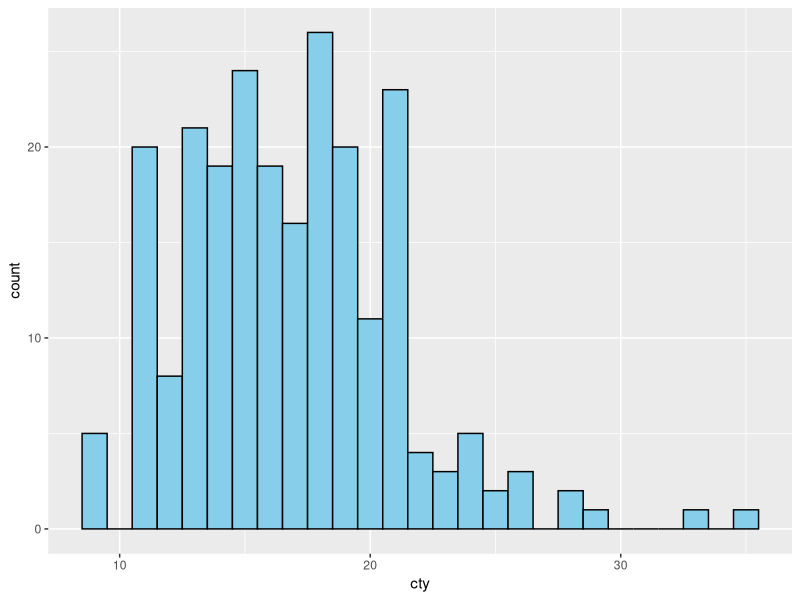
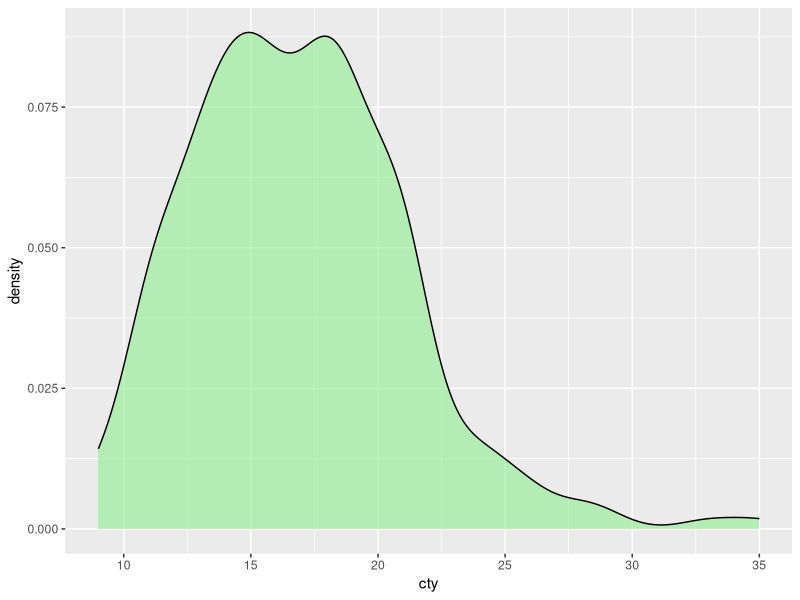
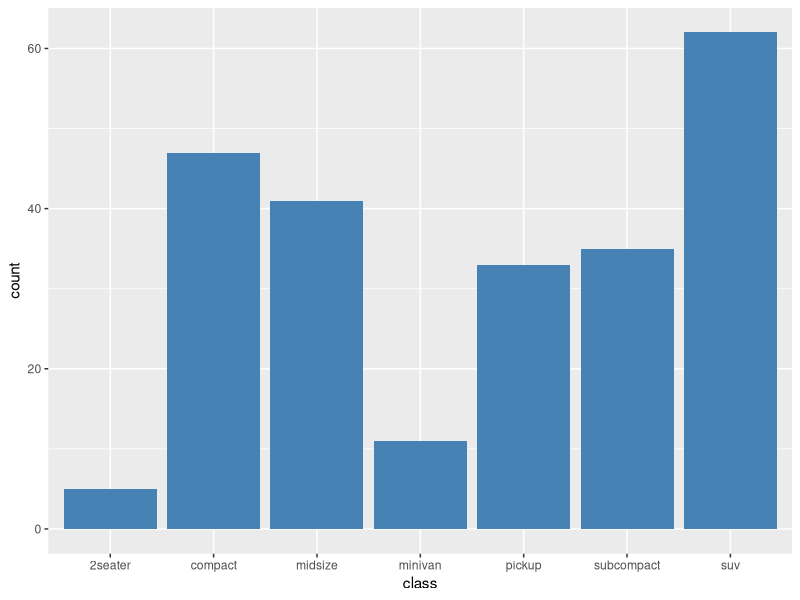
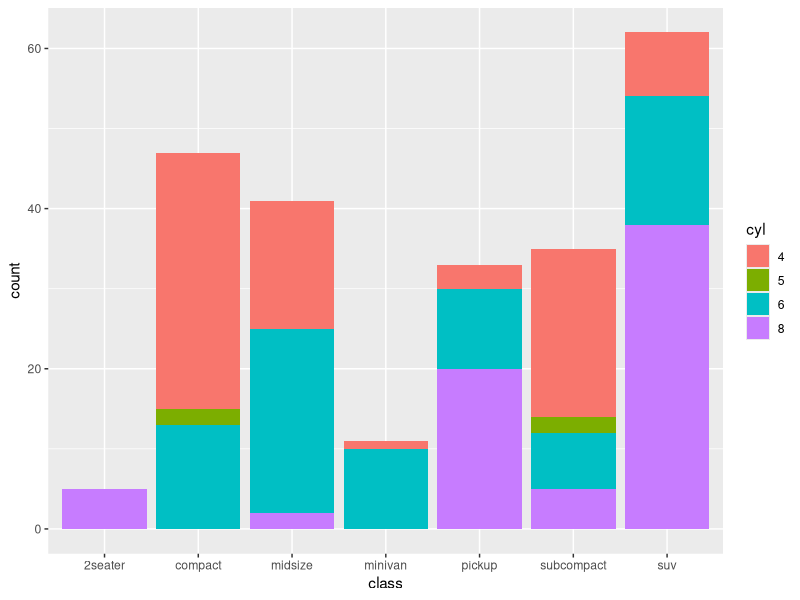
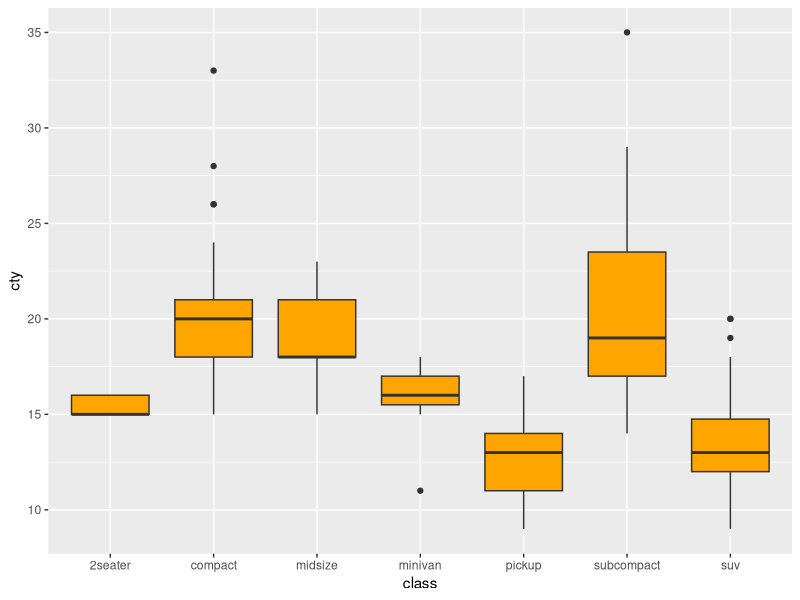
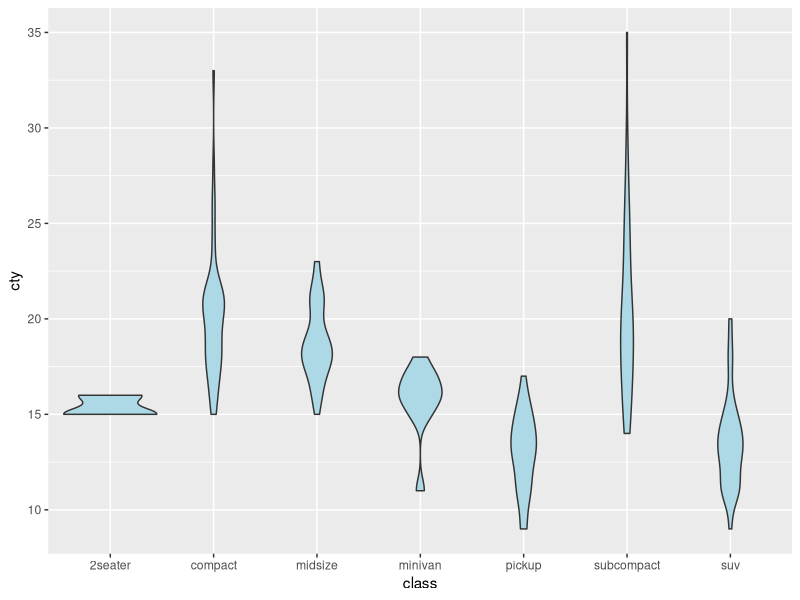
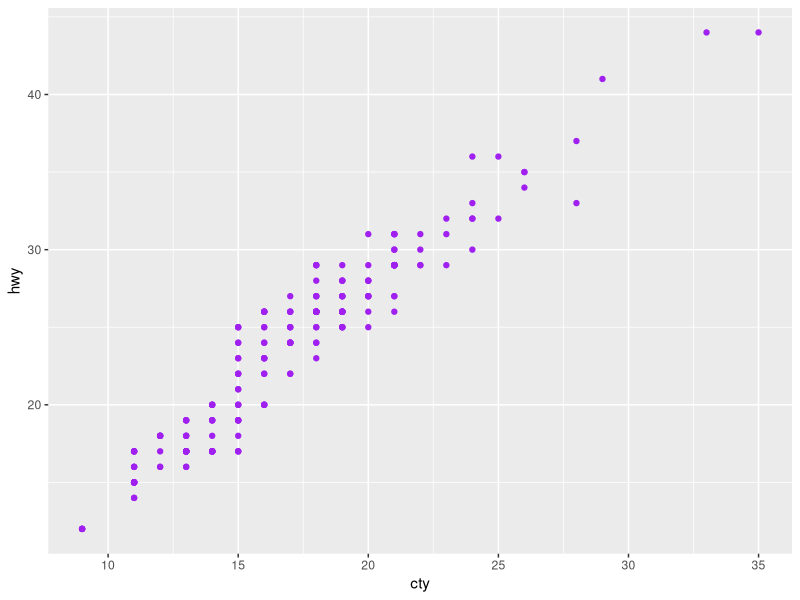
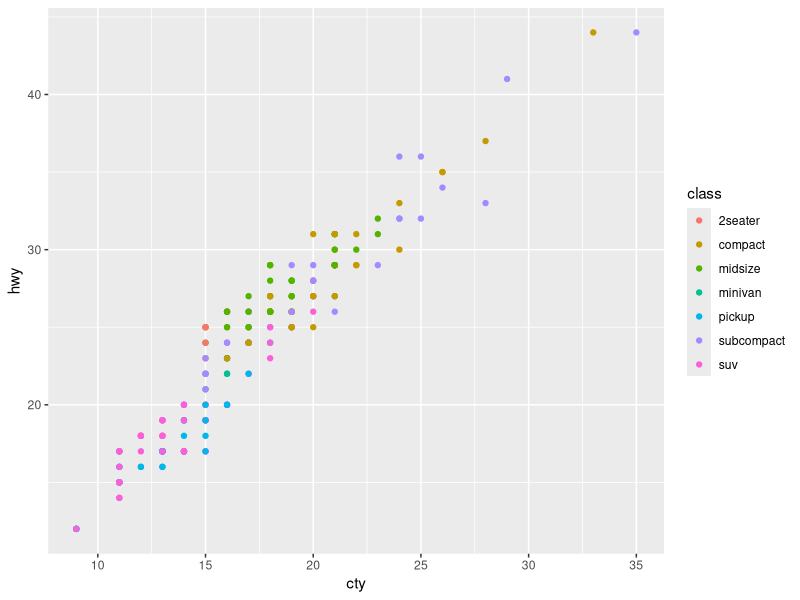

These figures' R source, in order:
# Data Visualization with ggplot2
# Author: Divyanshi Mishra

# Load library
library(ggplot2)

# Load dataset
data(mpg)

# 1. Explore dataset
?mpg     # help page
head(mpg)
str(mpg)  # inspect data types

# Convert required columns to factor
mpg$manufacturer <- as.factor(mpg$manufacturer)
mpg$year <- as.factor(mpg$year)
mpg$class <- as.factor(mpg$class)
mpg$cyl <- as.factor(mpg$cyl)

# Print all manufacturer names
levels(mpg$manufacturer)

# Summary statistics
summary(mpg$manufacturer)
summary(mpg)

# -----------------------------------------------------
# 2. Data Visualization
# -----------------------------------------------------

# 3a. Histogram of city MPG
g <- ggplot(mpg, aes(x = cty))
g + geom_histogram(binwidth = 1, fill = "skyblue", color = "black")

# 3b. Density plot
g + geom_density(fill = "lightgreen", alpha = 0.6)

# 4a. Bar plot for class
g2 <- ggplot(mpg, aes(x = class))
g2 + geom_bar(fill = "steelblue")

# 4b. Bar plot by class filled by cylinder count
g2 <- ggplot(mpg, aes(x = class, fill = cyl))
g2 + geom_bar()

# 5a. Boxplot of city MPG vs class
g3 <- ggplot(mpg, aes(x = class, y = cty))
g3 + geom_boxplot(fill = "orange")

# 5b. Violin plot
g3 + geom_violin(fill = "lightblue")

# 6a. Scatter plot (cty vs hwy)
g4 <- ggplot(mpg, aes(x = cty, y = hwy))
g4 + geom_point(color = "purple")

# 6b. Scatter plot with color representing class
g4 <- ggplot(mpg, aes(x = cty, y = hwy, color = class))
g4 + geom_point()

# 6c. Scatter plot adding cylinder count as size
g4 <- ggplot(mpg, aes(x = cty, y = hwy, color = class, size = cyl))
g4 + geom_point()

# 7. Count plot of class vs cylinder
ggplot(mpg, aes(x = class, fill = cyl)) +
  geom_bar(position = "stack")
